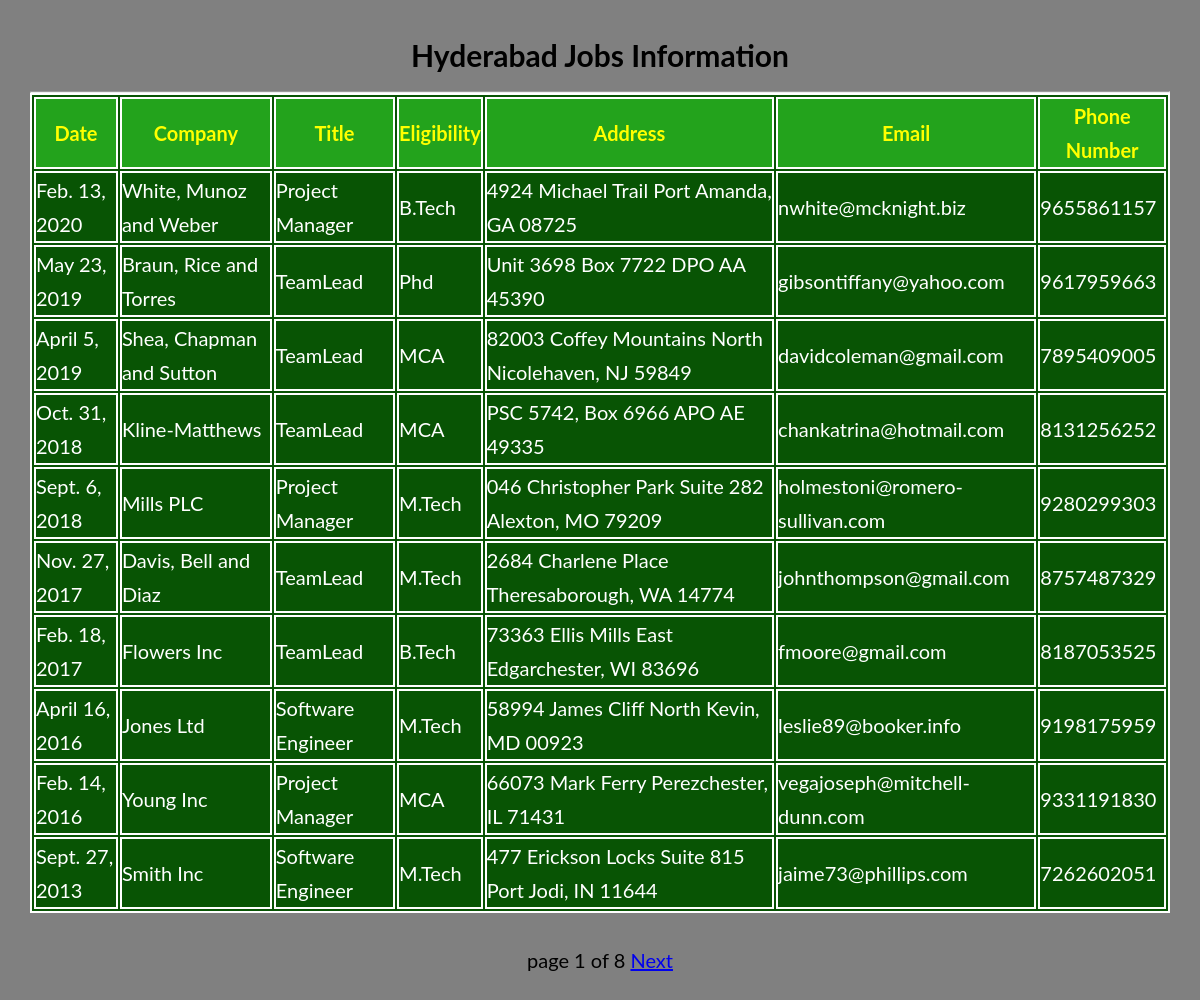
The page /hjobs/ on the database its author committed.
### job/models.py (models this page shows)
class hydjobs(models.Model):
    date=models.DateField();
    company=models.CharField(max_length=100);
    title=models.CharField(max_length=100);
    eligibility=models.CharField(max_length=100);
    address=models.CharField(max_length=100);
    email=models.EmailField();
    phonenumber=models.IntegerField()

### job/views.py (the view)
# urls.py: path('hjobs/', views.hjobs1),
def hjobs1(request):
    jobs_list=hydjobs.objects.order_by('-date')
    paginator=Paginator(jobs_list,10)
    page_number=request.GET.get('page')
    try:
       jobs_list=paginator.page(page_number)
    except PageNotAnInteger:
       jobs_list=paginator.page(1)
    except EmptyPage:
       jobs_list=paginator.page(paginator.num_pages)
    return render(request,'job/hydjobs.html',{'jobs_list':jobs_list})

### templates/job/hydjobs.html (shortened to what this page needs)
<!DOCTYPE html>
{%load static%}
<html lang="en" dir="ltr">
  <head>
    <link rel="stylesheet" href="{% static "job/demo1.css" %}">
  </head>
  <body class="col">
    <h1 class="jobs">Hyderabad Jobs Information</h1>
      <hr>
      {% if jobs_list %}
      <table id='tab'>
        <thead>
          <th>Date</th>
          <th>Company</th>
          <th>Title</th>
          <th>Eligibility</th>
          <th>Address</th>
          <th>Email</th>
          <th>Phone Number</th>
        </thead>
        {%for job in jobs_list %}
        <tr>
          <td>{{job.date}}</td>
          <td>{{job.company}}</td>
          <td>{{job.title}}</td>
          <td>{{job.eligibility}}</td>
          <td>{{job.address}}</td>
          <td>{{job.email}}</td>
          <td>{{job.phonenumber}}</td>
        </tr>
        {% endfor %}
      </table>
      <div class="pag">
      {%include 'job/pagination.html' with page=jobs_list%}
    </div>
      {%else %}
      <p>No Jobs Found in Hyderabad</p>
    {% endif %}
  </body>
</html>

### templates/job/pagination.html (shortened to what this page needs)
<div class="paginator">
   <span class='current'>
   page {{page.number}} of {{page.paginator.num_pages}}
   </span>
   <span>
   {%if page.has_next%}
   <a href="?page={{page.next_page_number}}">Next</a>
   {%endif%}
   </span>
</div

### static/job/demo1.css (style rules this page uses)
*, *::after, *::before { margin: 0; padding: 0; box-sizing: inherit; }
html { font-size: 62.5%; }
body { font-family: "Lato", sans-serif; font-weight: 400; line-height: 1.7; color: #777; padding: 3rem; box-sizing: border-box; }
table,thead,th,tr,td { color:white; border:2px solid white; font-size: 20px; margin:auto; background:#085404; }
thead,th { color:yellow; border:2px solid white; font-size: 20px; margin:auto; background:#23a31c; }
.col { background-image: linear-gradient(to right, grey,grey); }
.jobs { color:black; text-align: center; margin-bottom: 10px; font-size: 30px; }
.pag { text-align: center; margin-top: 30px; color:black; font-size: 20px; }

### rows shown on the page
hydjobs: date "Feb. 13, 2020", company "White, Munoz and Weber", title "Project Manager", eligibility "B.Tech", address "4924 Michael Trail Port Amanda, GA 08725", email "nwhite@mcknight.biz", phonenumber "9655861157"
hydjobs: date "May 23, 2019", company "Braun, Rice and Torres", title "TeamLead", eligibility "Phd", address "Unit 3698 Box 7722 DPO AA 45390", email "gibsontiffany@yahoo.com", phonenumber "9617959663"
hydjobs: date "April 5, 2019", company "Shea, Chapman and Sutton", title "TeamLead", eligibility "MCA", address "82003 Coffey Mountains North Nicolehaven, NJ 59849", email "davidcoleman@gmail.com", phonenumber "7895409005"
hydjobs: date "Oct. 31, 2018", company "Kline-Matthews", title "TeamLead", eligibility "MCA", address "PSC 5742, Box 6966 APO AE 49335", email "chankatrina@hotmail.com", phonenumber "8131256252"
hydjobs: date "Sept. 6, 2018", company "Mills PLC", title "Project Manager", eligibility "M.Tech", address "046 Christopher Park Suite 282 Alexton, MO 79209", email "holmestoni@romero-sullivan.com", phonenumber "9280299303"
hydjobs: date "Nov. 27, 2017", company "Davis, Bell and Diaz", title "TeamLead", eligibility "M.Tech", address "2684 Charlene Place Theresaborough, WA 14774", email "johnthompson@gmail.com", phonenumber "8757487329"
hydjobs: date "Feb. 18, 2017", company "Flowers Inc", title "TeamLead", eligibility "B.Tech", address "73363 Ellis Mills East Edgarchester, WI 83696", email "fmoore@gmail.com", phonenumber "8187053525"
hydjobs: date "April 16, 2016", company "Jones Ltd", title "Software Engineer", eligibility "M.Tech", address "58994 James Cliff North Kevin, MD 00923", email "leslie89@booker.info", phonenumber "9198175959"
hydjobs: date "Feb. 14, 2016", company "Young Inc", title "Project Manager", eligibility "MCA", address "66073 Mark Ferry Perezchester, IL 71431", email "vegajoseph@mitchell-dunn.com", phonenumber "9331191830"
hydjobs: date "Sept. 27, 2013", company "Smith Inc", title "Software Engineer", eligibility "M.Tech", address "477 Erickson Locks Suite 815 Port Jodi, IN 11644", email "jaime73@phillips.com", phonenumber "7262602051"

### other values the page prints
{{ page.number }} "1"
{{ page.paginator.num_pages }} "8"
